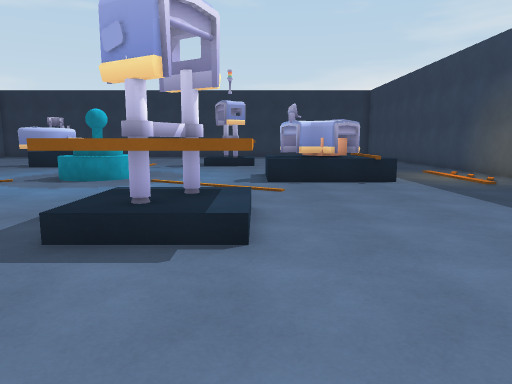
[1] (above)

19 first-person views from a walk through a 3-D level made in the Unity game engine. The camera is 1.4 m above the floor, tilts 8° down and sees 70° across. The floor is counted in squares, 1 m on a side. Each view is taken from the middle of a square. On the plan, view 1 faces up. The plan holds only what a view shows up to about 16 squares ahead; the rest is blank.

[2]
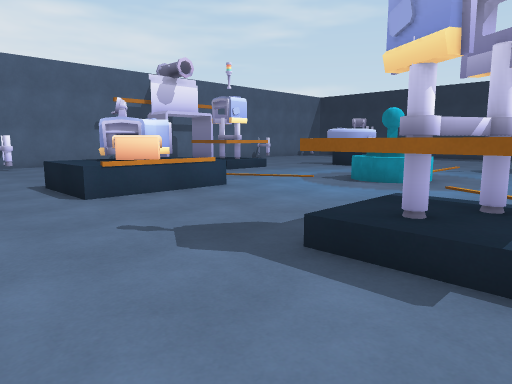

[3]
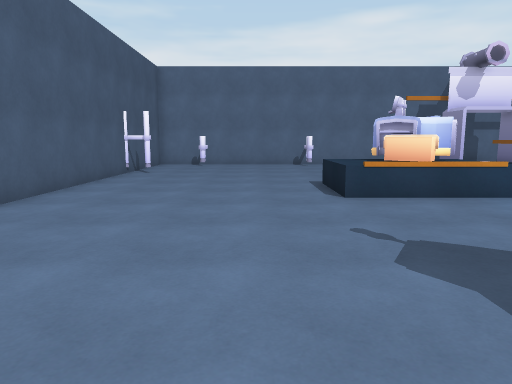

[4]
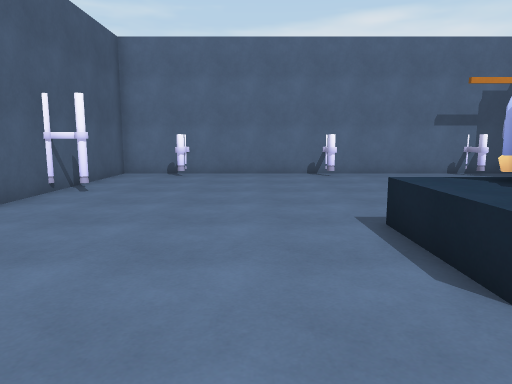

[5]
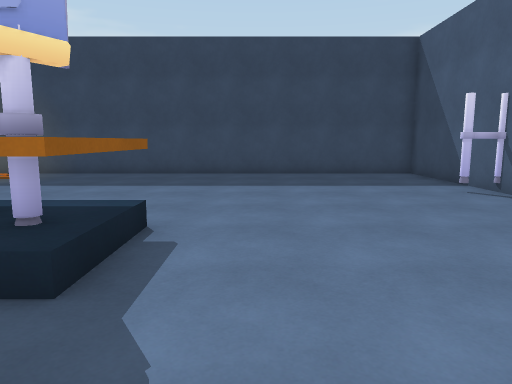

[6]
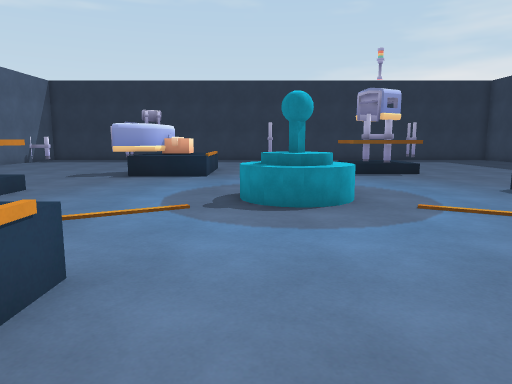

[7]
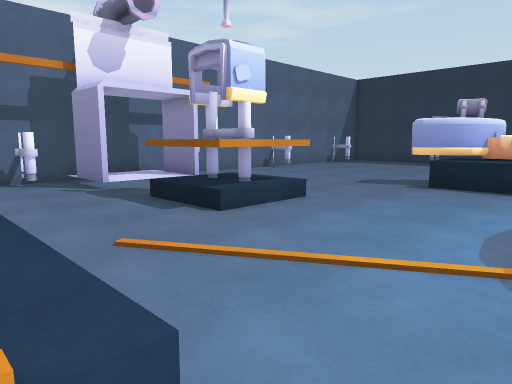

[8]
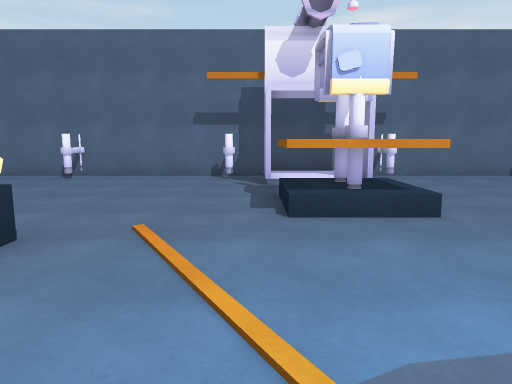

[9]
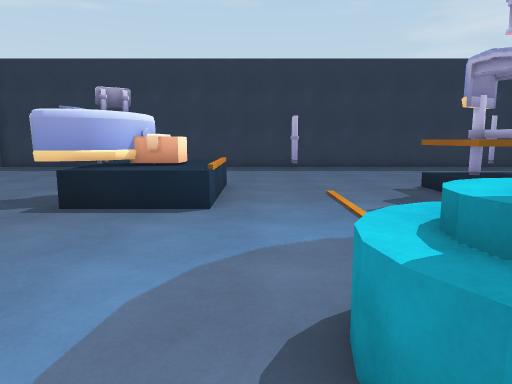

[10]
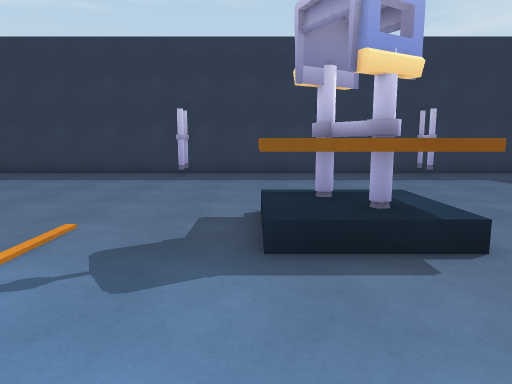

[11]
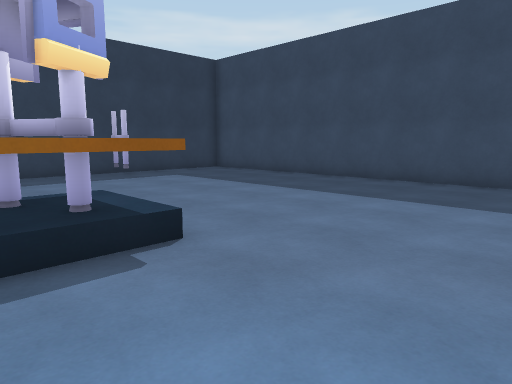

[12]
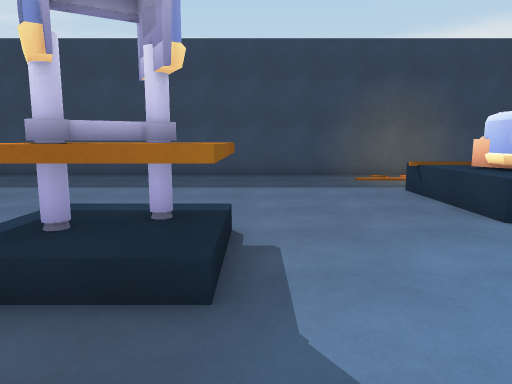

[13]
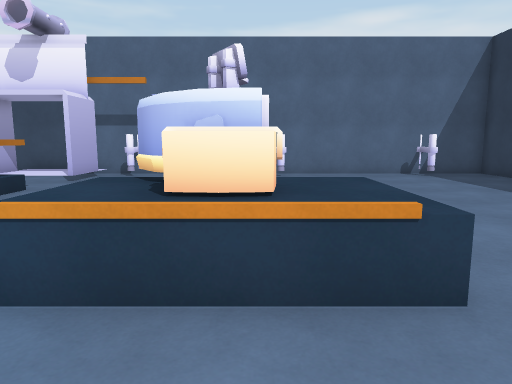

[14]
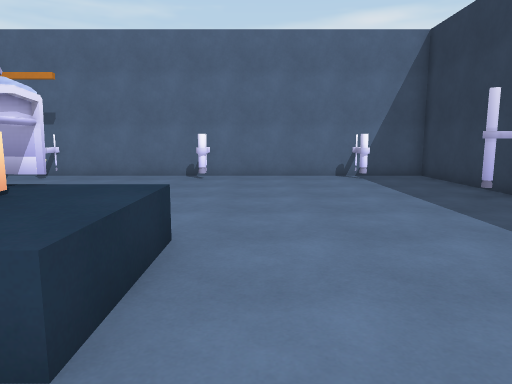

[15]
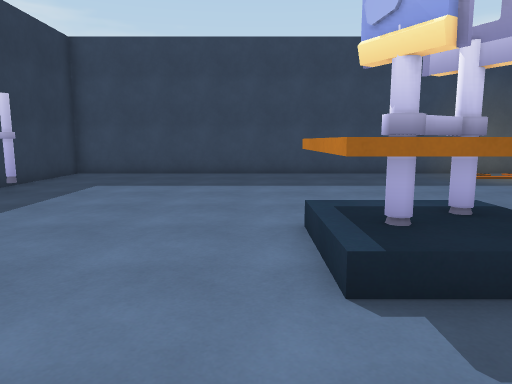

[16]
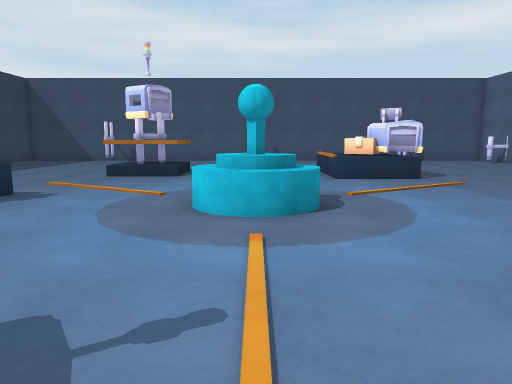

[17]
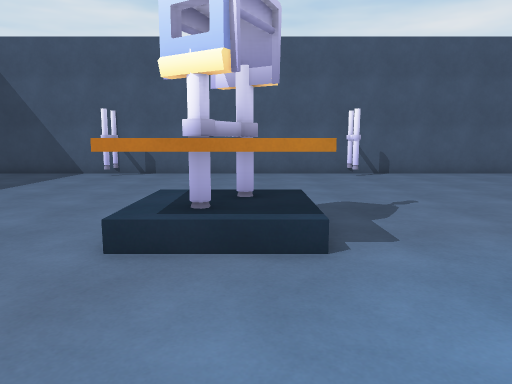

[18]
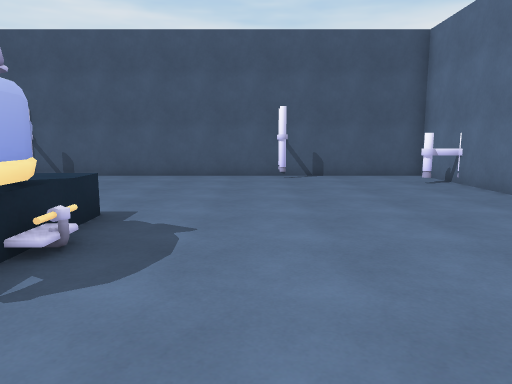

[19]
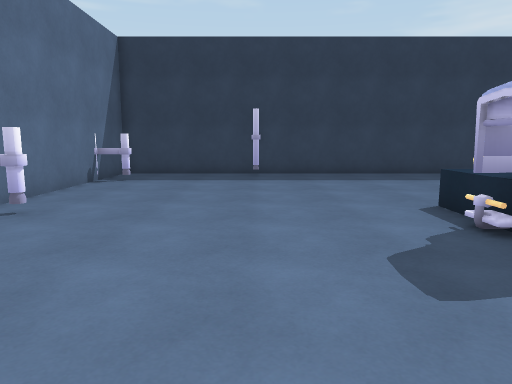

### Floor plan
Key: @ floor where view 1 was taken; # wall or solid block; . main floor; : floor 0.25 m higher than the main floor; = window, fence, low wall or low ledge; ^ raised ledge; O other object.
Columns run from 22 left of view 1 to 10 right of it. Each row starts with its distance up from view 1.
 32 #################################
 31 #.....#.........#.........#.....#
 30 #...............................#
 29 #O..............................#
 28 #...............................#
 27 #...............................#
 26 #...............................#
 25 #...............................#
 24 #.........^^^^..................#
 23 #O........^^^^.....OOOO.........#
 22 #.........OOO^.....OOOO.........#
 21 #........OOOO^.....OOOO.........#
 20 #........OOO^^.....OOOO.........#
 19 #...............................#
 18 #...............................#
 17 #O..............................#
 16 #.OO......................=.....#
 15 #:::..OOO......OOO.....OOO^^....#
 14 #:::  OOO......OOO.....OOOO ....#
 13 #:::..OOO......OOO.....OO#O^....#
 12 #.OO......................=.....#
 11 #O..............................#
 10 #...............................#
  9 #...............................#
  8 #.........OO^^.....OOOO.........#
  7 #.........O#O^.....OOOO.........#
  6 #.........OOO^.....OOOO.........#
  5 #O........^^^^.....OOOO.........#
  4 #.........^^^^..................#
  3 #...............................#
  2 #...............................#
  1 #...............................#
  0 #.....................@.........#
 -1 #O..............................#
 -2 #...............................#
 -3 #.....#.........#.........#.....#
 -4 #################################

Positions as (right, up) in squares from view 1, and headings:
1: (0, 0), facing up
2: (0, 1), facing up-left
3: (0, 2), facing left
4: (-6, 2), facing left
5: (-6, 3), facing right
6: (-7, 5), facing up
7: (-8, 8), facing up-left
8: (-7, 12), facing left
9: (-8, 12), facing up
10: (-3, 16), facing up
11: (-3, 16), facing up-right
12: (-6, 20), facing right
13: (-6, 22), facing left
14: (-7, 25), facing left
15: (-6, 24), facing right
16: (-6, 22), facing down
17: (-2, 12), facing down
18: (-15, 11), facing down
19: (-16, 16), facing up
